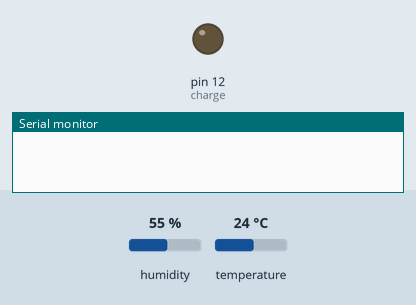
A sketch run on a simulated Arduino Uno, built with avr-gcc and run on an emulated ATmega328P. Parts: output pins drawn as LEDs (lit = HIGH), the last lines printed to the serial monitor. Wiring (inferred from the names in the program): DHT11 sensor: data pin 13. Inputs (shaded band) come from the test bench; at power-on: temperature 24 °C, humidity 55 %.

Above: at 0.1 s.
At 2.2 s:
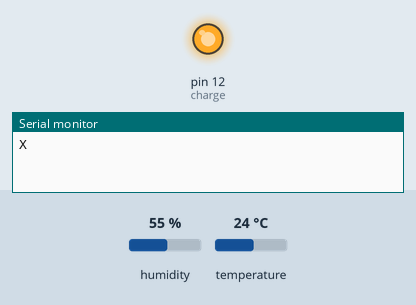
2.3 s: temperature set to 12 °C
8.5 s: temperature set to 19 °C
Timing chart, 0 to 11.5 s (numbered marks = the images above; inputs shaded):
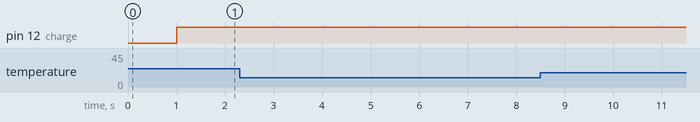

The sketch:

tem.ino
```cpp
#include <dht.h>
#include <stdio.h>

#define dht_dpin 13 //定義訊號要從Pin 2 進來
#define charge 12
dht DHT;
void setup(){
  Serial.begin(9600);
  pinMode(charge, OUTPUT);

  delay(1000);             //Wait rest of 1000ms recommended delay before
}

void loop(){
  char i;
  digitalWrite(charge,HIGH);
  DHT.read11(dht_dpin);   //去library裡面找DHT.read11
  //Serial.print(DHT.temperature);
  i=64+DHT.temperature;
  Serial.print(i);
  delay(3000);            //每2000ms更新一次
}
```

dht.h
```cpp
//
//    FILE: dht.h
// VERSION: 0.1.00
// PURPOSE: DHT Temperature & Humidity Sensor library for Arduino
//
//     URL: http://arduino.cc/playground/Main/DHTLib
//
// HISTORY:
// see dht.cpp file
//

#ifndef dht_h
#define dht_h

#if ARDUINO >= 100
 #include "Arduino.h"
#else
 #include "WProgram.h"
#endif

#define DHT_LIB_VERSION "0.1.00"

class dht
{
public:
	int read11(uint8_t pin);
    int read22(uint8_t pin);
	double humidity;
	double temperature;
private:
	uint8_t bits[5];  // buffer to receive data
	int read(uint8_t pin);
};
#endif
//
// END OF FILE
//
```
